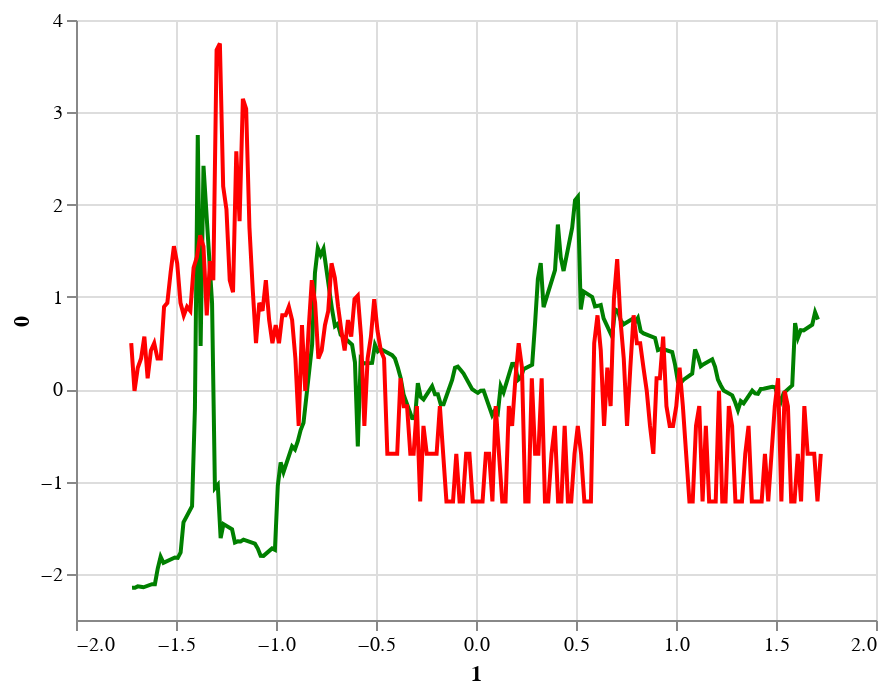

The code cell stored with this chart in its notebook:
### Code cell
from sklearn.preprocessing import StandardScaler
scaler = StandardScaler()
print(scaler.fit(gme[['Close','days']]))
scaler.fit_transform(moon[['logged','days']])

price = alt.Chart(pd.DataFrame(scaler.fit_transform(gme[['Close','days']]))).mark_line(color = 'green').encode(
    x = '1:Q',
    y = '0:Q'
)

rocket = alt.Chart(pd.DataFrame(scaler.fit_transform(moon[['logged','days']]))).mark_line(color = 'red').encode(
    x = '1:Q',
    y = '0:Q'

)

price + rocket

### Figure 1 — Vega-Lite specification as saved in the notebook (floating-point values rounded to 4 significant figures; data arrays with more than 128 entries replaced by an {"elided": "..."} marker saying what was removed)
{"config": {"view": {"continuousWidth": 400, "continuousHeight": 300}}, "layer": [{"data": {"name": "data-3264effe1e403adb6670f6081fd22806"}, "mark": {"type": "line", "color": "green"}, "encoding": {"x": {"type": "quantitative", "field": "1"}, "y": {"type": "quantitative", "field": "0"}}}, {"data": {"name": "data-2bba447808815d36b359a5c50e682068"}, "mark": {"type": "line", "color": "red"}, "encoding": {"x": {"type": "quantitative", "field": "1"}, "y": {"type": "quantitative", "field": "0"}}}], "$schema": "https://vega.github.io/schema/vega-lite/v4.8.1.json", "datasets": {"data-3264effe1e403adb6670f6081fd22806": {"elided": "168 records"}, "data-2bba447808815d36b359a5c50e682068": {"elided": "211 records"}}}
